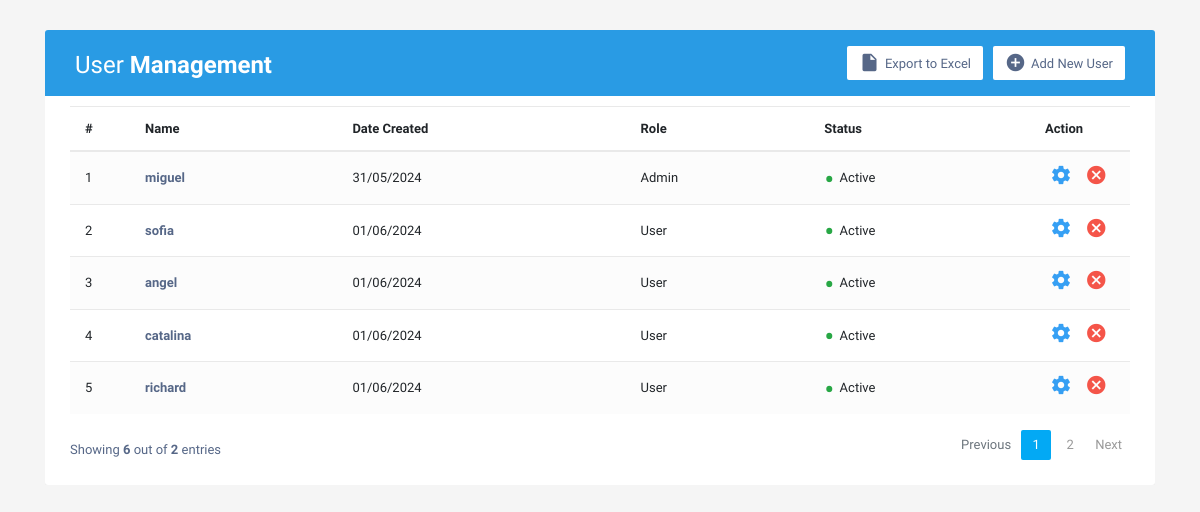
The app's page /users/, older data.
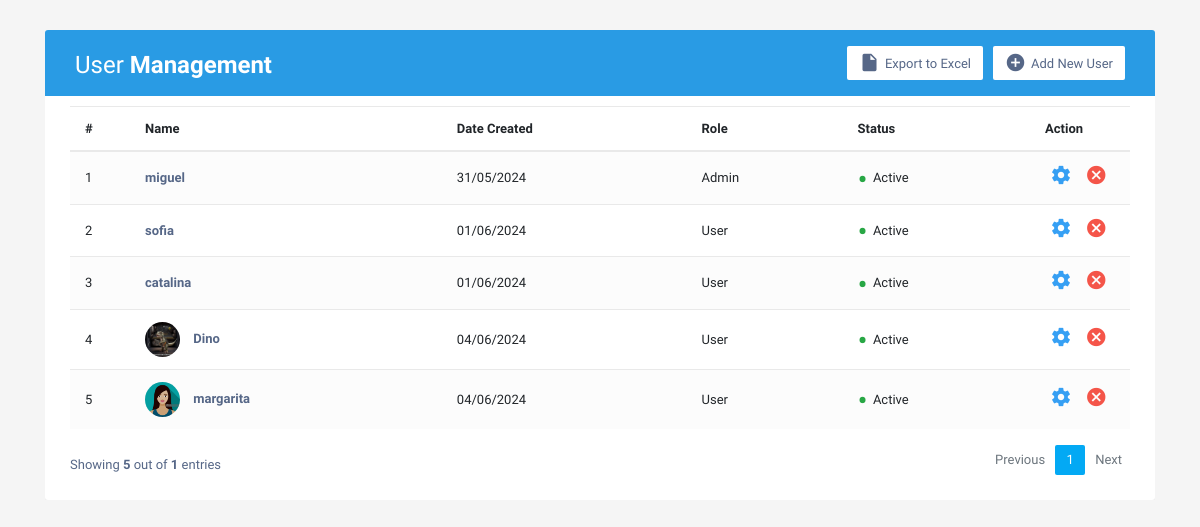
The same page, newer data.
### users/models.py (models this page shows)
class CustomUser(AbstractUser):
    profile_image = models.ImageField(upload_to='profiles_images/', null=True, blank=True)

### users/views.py (the view)
# urls.py: path('', views.user_list, name='user_list'),
def user_list(request):
    users = User.objects.all()
    paginator = Paginator(users, 5) # Mostrar 5 usuarios por página
    page_number = request.GET.get('page') # 2
    page_obj = paginator.get_page(page_number)
    return render(request, 'users/user_list.html', {'page_obj': page_obj })

### users/templates/users/user_list.html
{% extends "base.html" %}
{% block content %}
<div class="container-xl">
  <div class="table-responsive">
      <div class="table-wrapper">
          <div class="table-title">
              <div class="row">
                  <div class="col-sm-5">
                      <h2>User <b>Management</b></h2>
                  </div>
                  <div class="col-sm-7">
                      <a href="{% url 'add_user' %}" class="btn btn-secondary"><i class="material-icons">&#xE147;</i> <span>Add New User</span></a>
                      <a href="{% url 'export_users_to_excel'%}" class="btn btn-secondary"><i class="material-icons">&#xE24D;</i> <span>Export to Excel</span></a>
                  </div>
              </div>
          </div>
          <table class="table table-striped table-hover">
              <thead>
                  <tr>
                      <th>#</th>
                      <th>Name</th>
                      <th>Date Created</th>
                      <th>Role</th>
                      <th>Status</th>
                      <th>Action</th>
                  </tr>
              </thead>
              <tbody>
                {% for user in page_obj %}
                  <tr>
                      <td>{{forloop.counter}}</td>
                      <td>
                        {% if user.profile_image %}
                        <img src="{{ user.profile_image.url}}" class="avatar" alt="Avatar" width=35>
                        {% endif %}
                        <a href="#"> {{ user.username }}</a>
                      </td>
                      <td>{{ user.date_joined|date:"d/m/Y"}}</td>
                      <td>{{ user.is_superuser|yesno:"Admin,User"}}</td>
                      <td><span class="status text-success">&bull;</span> Active</td>
                      <td>
                          <a href="#" class="settings" title="Settings" data-toggle="tooltip"><i class="material-icons">&#xE8B8;</i></a>
                          <a href="{% url 'delete_user' user.id %}" class="delete" title="Delete" data-toggle="tooltip"><i class="material-icons">&#xE5C9;</i></a>
                      </td>
                  </tr>
                {% endfor %}
              </tbody>
          </table>
          <div class="clearfix">
              <div class="hint-text">Showing <b>{{ page_obj.paginator.count }}</b> out of <b>{{ page_obj.paginator.num_pages}}</b> entries</div>
              <ul class="pagination">
                  {% if page_obj.has_previous %}
                  <li class="page-item"><a href="?page={{ page_obj.previous_page_number}}" class="page-link">Previous</a></li>
                  {% else %}
                  <li class="page-item disabled"><a href="#" class="page-link" >Previous</a></li>
                  {% endif %}
                  {% for num in page_obj.paginator.page_range %}
                    {% if page_obj.number == num %}
                        <li class="page-item active"><a href="#" class="page-link">{{num}}</a></li>
                    {% else %}
                        <li class="page-item"><a href="?page={{num}}" class="page-link">{{ num }}</a></li>
                    {% endif %}
                  {% endfor %}
                  {% if page_obj.has_next %}
                  <li class="page-item"><a href="?page={{ page_obj.next_page_number }}" class="page-link">Next</a></li>
                  {% else %}
                  <li class="page-item disabled"><a href="#" class="page-link">Next</a></li>
                  {% endif %}
              </ul>
          </div>
      </div>
  </div>
</div>
{% endblock %}

### templates/base.html (shortened to what this page needs)
<!DOCTYPE html>
<html lang="en">
<head>
{% load static %}
<link rel="stylesheet" href="https://stackpath.bootstrapcdn.com/bootstrap/4.5.0/css/bootstrap.min.css">
<link rel="stylesheet" href="https://maxcdn.bootstrapcdn.com/font-awesome/4.7.0/css/font-awesome.min.css">
<link rel="stylesheet" href="{% static 'users/css/styles.css' %}">
<body>
  {% block content %} {% endblock %}
</body>
</html>

### users/static/users/css/styles.css (style rules this page uses)
body { color: #566787; background: #f5f5f5; font-family: 'Varela Round', sans-serif; font-size: 13px; }
.table-responsive { margin: 30px 0; }
.table-wrapper { min-width: 1000px; background: #fff; padding: 20px 25px; border-radius: 3px; box-shadow: 0 1px 1px rgba(0,0,0,.05); }
.table-title { padding-bottom: 15px; background: #299be4; color: #fff; padding: 16px 30px; margin: -20px -25px 10px; border-radius: 3px 3px 0 0; }
.table-title h2 { margin: 5px 0 0; font-size: 24px; }
.table-title .btn { color: #566787; float: right; font-size: 13px; background: #fff; border: none; min-width: 50px; border-radius: 2px; border: none; outline: none !important; margin-left: 10px; }
.table-title .btn i { float: left; font-size: 21px; margin-right: 5px; }
.table-title .btn span { float: left; margin-top: 2px; }
table.table tr th, table.table tr td { border-color: #e9e9e9; padding: 12px 15px; vertical-align: middle; }
table.table tr th:first-child { width: 60px; }
table.table tr th:last-child { width: 100px; }
table.table-striped tbody tr:nth-of-type(odd) { background-color: #fcfcfc; }
table.table td:last-child i { opacity: 0.9; font-size: 22px; margin: 0 5px; }
table.table td a { font-weight: bold; color: #566787; display: inline-block; text-decoration: none; }
table.table td a.settings { color: #2196F3; }
table.table td a.delete { color: #F44336; }
table.table td i { font-size: 19px; }
table.table .avatar { border-radius: 50%; vertical-align: middle; margin-right: 10px; }
.status { font-size: 30px; margin: 2px 2px 0 0; display: inline-block; vertical-align: middle; line-height: 10px; }
.text-success { color: #10c469; }
.pagination { float: right; margin: 0 0 5px; }
.pagination li a { border: none; font-size: 13px; min-width: 30px; min-height: 30px; color: #999; margin: 0 2px; line-height: 30px; border-radius: 2px !important; text-align: center; padding: 0 6px; }
.pagination li.active a, .pagination li.active a.page-link { background: #03A9F4; }
.hint-text { float: left; margin-top: 10px; font-size: 13px; }

Row changes from the older to the newer data that the page shows:
removed CustomUser: username "angel", date_joined "01/06/2024", is_superuser "User"
removed CustomUser: username "richard", date_joined "01/06/2024", is_superuser "User"
added CustomUser: profile_image (picture), username "Dino", date_joined "04/06/2024", is_superuser "User"
added CustomUser: profile_image (picture), username "margarita", date_joined "04/06/2024", is_superuser "User"
Text that changed along with them:
{{ page_obj.paginator.count }}: "6" → "5"
{{ page_obj.paginator.num_pages }}: "2" → "1"
list line gone: "2"
